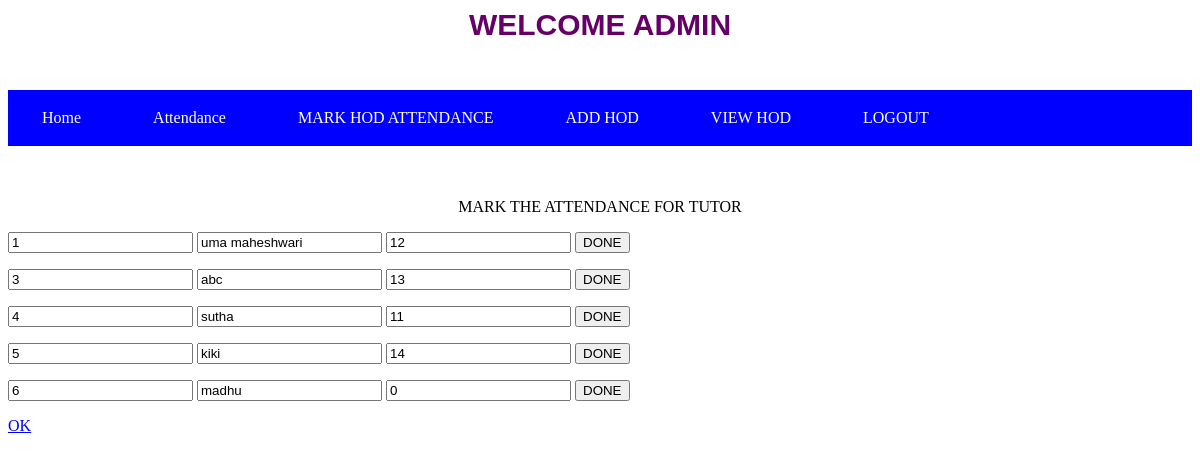
The page /markinghodattendance on the database its author committed.
### tables this page shows
CREATE TABLE addhod (id INTEGER PRIMARY KEY AUTOINCREMENT, username TEXT NOT NULL, password TEXT UNIQUE NOT NULL,name TEXT NOT NULL,department TEXT UNIQUE NOT NULL ,qualification TEXT NOT NULL,address TEXT NOT NULL,attendance INTEGER);

### app.py (the view)
@app.route('/markinghodattendance')
def hodattend():
    con = sqlite3.connect('psglogin.db')
    con.row_factory = sqlite3.Row
    cur = con.cursor()
    cur.execute('select * from addhod')
    rows = cur.fetchall()
    return render_template("markhodattendance.html", rows=rows)

### templates/markhodattendance.html (shortened to what this page needs)
<html>
<head>
    </head>
    <body>
        <h3 style="text-align:center">WELCOME ADMIN</h3>
        <br>
        <nav>
            <a href="/checking">Home</a>
            <a href="/viewhodattendance">Attendance</a>
            <a href="/markinghodattendance">MARK HOD ATTENDANCE</a>
            <a href="/addhod">ADD HOD</a>
            <a href="/viewhod">VIEW HOD</a>
            <a href="/logoutadmin">LOGOUT</a>
        </nav>
        <br><br>
  <div class="main">
    <p class="sign" align="center">MARK THE ATTENDANCE FOR TUTOR</p>
      {% for row in rows%}
    <form class="form1" method="post" action="/markhodattendance" >
      <input class="un " type="text" align="center" placeholder="id" name="id" value='{{row["id"]}}'>
        <input class="un " type="text" align="center" placeholder="id" name="id" value='{{row["name"]}}'>
      <input class="pass" type="text" align="center" placeholder="attendance" name="attendance" value='{{row["attendance"]}}'>
        <button type="submit" class="submit">DONE</button>
    </form>
      {% endfor %}
      <a href="/">OK</a>
    </div>
</body>
</html>

### templates/markhodattendance.html (style rules this page uses)
body { width:auto; background-image:url('https://st4.depositphotos.com/4315033/21060/v/1600/depositphotos_210608780-stock-illustration-color-abstract-blurred-backgrounds-defocused.jpg'); }
nav { background-color:blue; width:auto; }
nav a { font-family:Verdana; background-color: blue; border: none; color: white; padding: 15px 32px; text-align: center; text-decoration: none; display: inline-block; font-size: 16px; margin: 4px 2px; cursor: pointer; }
h3 { text-align:center; font-size:30px; font-family:"Arial"; font-weight:bold; color:#606; }

### rows shown on the page
addhod: id "1", id "uma maheshwari", attendance "12"
addhod: id "3", id "abc", attendance "13"
addhod: id "4", id "sutha", attendance "11"
addhod: id "5", id "kiki", attendance "14"
addhod: id "6", id "madhu", attendance "0"
